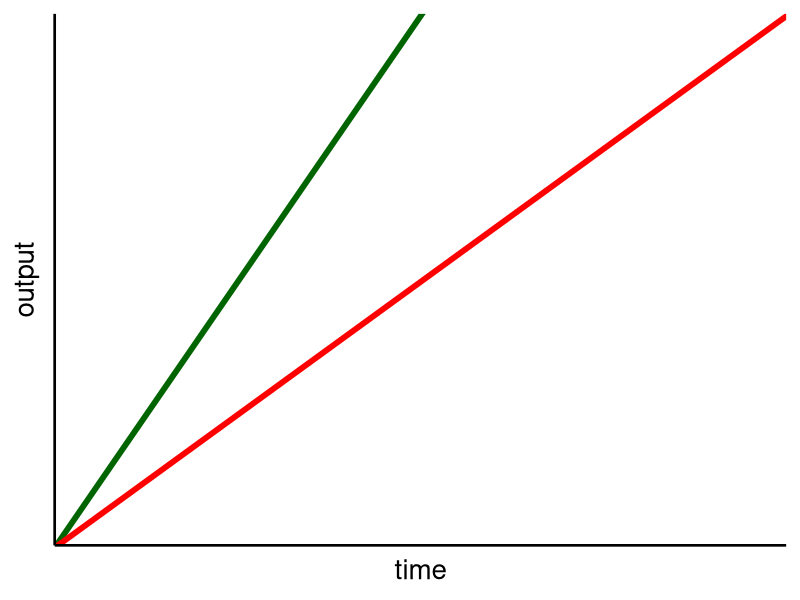
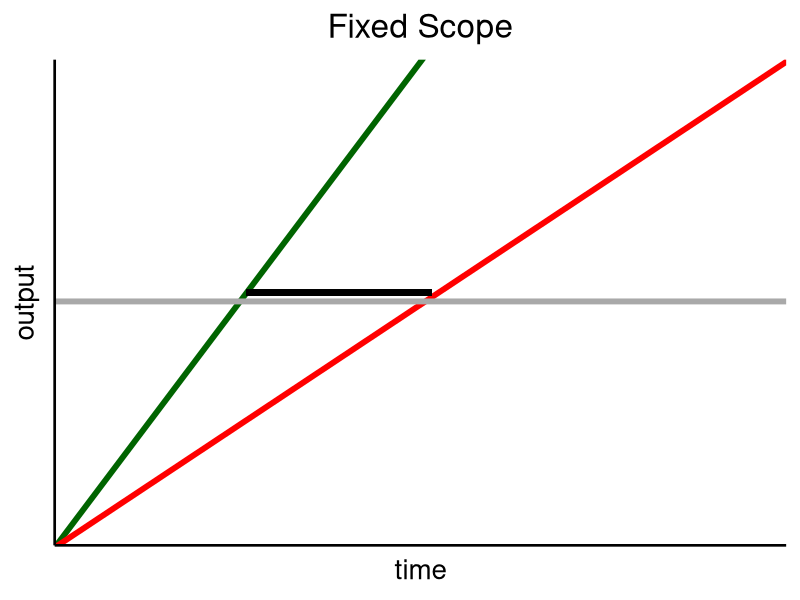
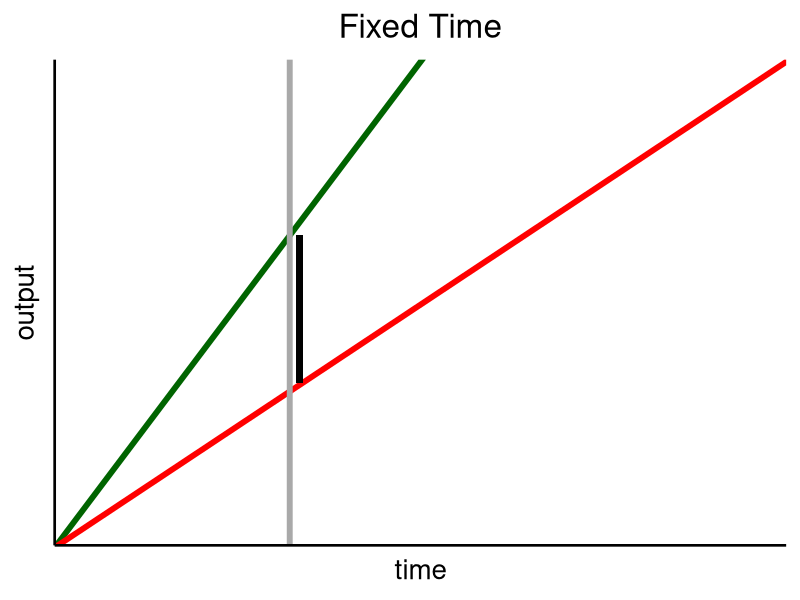
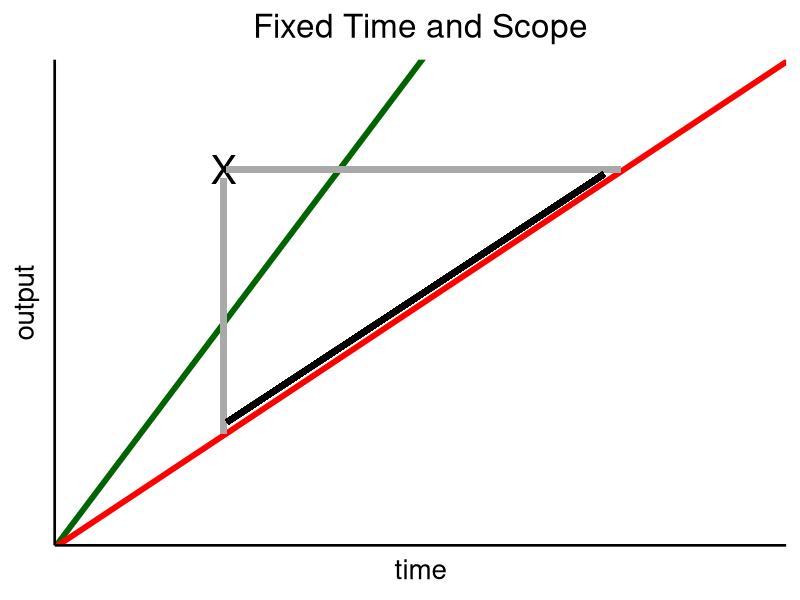

Source code (R) for these figures, in order:
library(ggplot2)

frame = ggplot(cars, aes(speed, dist)) + 
  xlab("time") + ylab("output") +
  scale_y_continuous(limits=c(-0.5,100),breaks=c(0,100)) +
  scale_x_continuous(limits=c(-0.5,100),breaks=c(0,100)) +
  geom_abline(intercept = 5, slope = 2,lwd=2,color="darkgreen") +
  geom_abline(intercept = -0.5, slope = 1,lwd=2,color="red") +
  theme_classic(base_size = 20) +
  theme(axis.ticks=element_blank(), axis.text=element_blank())

# Last line suppresses axis numbers, making everything difficult to debug.
# Hence, we should add this only after everything is ready.

ggsave("Scrum_Frame.png",frame,width=4,height=3)

# -----------------------------------------------------------------

fixed_scope = frame + geom_hline(yintercept = 50, lwd=2,color="darkgray") +
  geom_segment(x = 23.5, y = 52, xend = 51.5, yend = 52, lwd=2,color="black") +
  ggtitle("Fixed Scope") +
  theme(plot.title = element_text(hjust = 0.5))

ggsave("Scrum_Fixed_Scope.png",fixed_scope,width=4,height=3)

# -----------------------------------------------------------------

fixed_time = frame + geom_vline(xintercept = 30, lwd=2,color="darkgray") +
  geom_segment(x = 31.5, y = 31.5, xend = 31.5, yend = 65, lwd=2,color="black") +
  ggtitle("Fixed Time") +
  theme(plot.title = element_text(hjust = 0.5))

ggsave("Scrum_Fixed_Time.png",fixed_time,width=4,height=3)

# -----------------------------------------------------------------

fixed_time_and_scope = frame + 
  annotate("text", x = 20, y = 80,label="X", size = 10) +
  geom_segment(x = 20, y = 78, xend = 20, yend = 20, lwd=2,color="darkgray") +
  geom_segment(x = 20.5, y = 80, xend = 80, yend = 80, lwd=2,color="darkgray") +
  geom_segment(x = 20.5, y = 22.5, xend = 77.5, yend = 79, lwd=2, color="black") +
  ggtitle("Fixed Time and Scope") +
  theme(plot.title = element_text(hjust = 0.5))

ggsave("Scrum_Fixed_Time_and_Scope.png",fixed_time_and_scope,width=4,height=3)